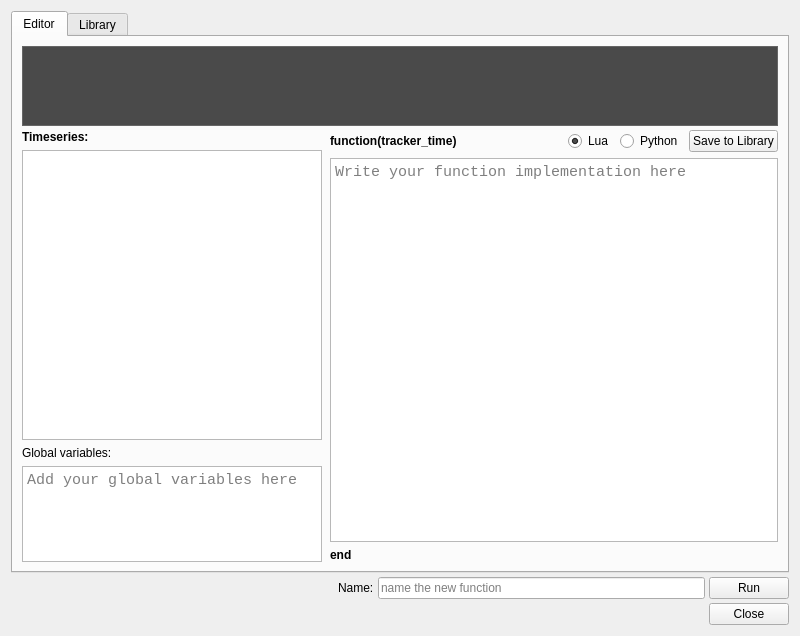
<?xml version="1.0" encoding="UTF-8"?>
<ui version="4.0">
 <class>ReactiveScriptEditorDialog</class>
 <widget class="QWidget" name="ReactiveScriptEditorDialog">
  <property name="windowTitle">
   <string>Reactive Script Editor</string>
  </property>
  <property name="minimumSize">
   <size><width>800</width><height>550</height></size>
  </property>
  <layout class="QVBoxLayout" name="mainLayout">
   <property name="spacing"><number>4</number></property>

   <item>
    <widget class="QTabWidget" name="main_tabs">
     <property name="currentIndex"><number>0</number></property>

     <!-- ==================== Tab 0: Editor ==================== -->
     <widget class="QWidget" name="editorTab">
      <attribute name="title"><string>Editor</string></attribute>
      <layout class="QVBoxLayout" name="editorTabLayout">
       <property name="spacing"><number>4</number></property>

       <!-- Terminal output (dark, full width, top) -->
       <item>
        <widget class="QPlainTextEdit" name="terminal_output">
         <property name="sizePolicy">
          <sizepolicy hsizetype="Expanding" vsizetype="Maximum">
           <horstretch>0</horstretch><verstretch>0</verstretch>
          </sizepolicy>
         </property>
         <property name="minimumSize">
          <size><width>0</width><height>12</height></size>
         </property>
         <property name="maximumSize">
          <size><width>16777215</width><height>80</height></size>
         </property>
         <property name="font">
          <font><family>Monospace</family><pointsize>10</pointsize></font>
         </property>
         <property name="styleSheet">
          <string notr="true">QPlainTextEdit {
    background-color: #4a4a4a;
    color: #f0f0f0;
    border: 1px solid #666;
    font-family: "Monospace";
}
QScrollBar:vertical {
    background: #2b2b2b;
    width: 10px;
}
QScrollBar::handle:vertical {
    background: #555;
    border-radius: 4px;
}</string>
         </property>
         <property name="readOnly"><bool>true</bool></property>
         <property name="maximumBlockCount"><number>500</number></property>
        </widget>
       </item>

       <!-- Two-column layout -->
       <item>
        <layout class="QHBoxLayout" name="columnsLayout">
         <property name="spacing"><number>8</number></property>

         <!-- Left column: Timeseries + Global variables -->
         <item>
          <widget class="QWidget" name="leftPanel" native="true">
           <property name="minimumSize">
            <size><width>200</width><height>0</height></size>
           </property>
           <property name="maximumSize">
            <size><width>300</width><height>16777215</height></size>
           </property>
           <layout class="QVBoxLayout" name="leftLayout">
            <property name="leftMargin"><number>0</number></property>
            <property name="topMargin"><number>0</number></property>
            <property name="rightMargin"><number>0</number></property>
            <property name="bottomMargin"><number>0</number></property>

            <item>
             <widget class="QLabel" name="seriesTitle">
              <property name="text"><string>Timeseries:</string></property>
              <property name="font"><font><bold>true</bold></font></property>
             </widget>
            </item>
            <item>
             <widget class="QListWidget" name="series_list">
              <property name="sizePolicy">
               <sizepolicy hsizetype="Expanding" vsizetype="Expanding">
                <horstretch>0</horstretch><verstretch>3</verstretch>
               </sizepolicy>
              </property>
             </widget>
            </item>
            <item>
             <widget class="QLabel" name="globalLabel">
              <property name="text"><string>Global variables:</string></property>
             </widget>
            </item>
            <item>
             <widget class="QPlainTextEdit" name="global_editor">
              <property name="sizePolicy">
               <sizepolicy hsizetype="Expanding" vsizetype="Expanding">
                <horstretch>0</horstretch><verstretch>1</verstretch>
               </sizepolicy>
              </property>
              <property name="font">
               <font><family>Monospace</family><pointsize>11</pointsize></font>
              </property>
              <property name="placeholderText">
               <string>Add your global variables here</string>
              </property>
             </widget>
            </item>

           </layout>
          </widget>
         </item>

         <!-- Right column: Code editor -->
         <item>
          <widget class="QWidget" name="rightPanel" native="true">
           <layout class="QVBoxLayout" name="rightLayout">
            <property name="leftMargin"><number>0</number></property>
            <property name="topMargin"><number>0</number></property>
            <property name="rightMargin"><number>0</number></property>
            <property name="bottomMargin"><number>0</number></property>

            <!-- Function header: label + language radios + save to library button -->
            <item>
             <layout class="QHBoxLayout" name="funcHeaderLayout">
              <item>
               <widget class="QLabel" name="funcLabel">
                <property name="text"><string>function(tracker_time)</string></property>
                <property name="font"><font><bold>true</bold></font></property>
               </widget>
              </item>
              <item>
               <spacer name="funcHeaderSpacer">
                <property name="orientation"><enum>Qt::Horizontal</enum></property>
                <property name="sizeHint" stdset="0">
                 <size><width>40</width><height>20</height></size>
                </property>
               </spacer>
              </item>
              <item>
               <widget class="QRadioButton" name="radio_lua">
                <property name="text"><string>Lua</string></property>
                <property name="checked"><bool>true</bool></property>
               </widget>
              </item>
              <item>
               <widget class="QRadioButton" name="radio_python">
                <property name="text"><string>Python</string></property>
               </widget>
              </item>
              <item>
               <widget class="QPushButton" name="save_button">
                <property name="text"><string>Save to Library</string></property>
               </widget>
              </item>
             </layout>
            </item>

            <!-- Main code editor -->
            <item>
             <widget class="QPlainTextEdit" name="code_editor">
              <property name="sizePolicy">
               <sizepolicy hsizetype="Expanding" vsizetype="Expanding">
                <horstretch>0</horstretch><verstretch>1</verstretch>
               </sizepolicy>
              </property>
              <property name="font">
               <font><family>Monospace</family><pointsize>11</pointsize></font>
              </property>
              <property name="placeholderText">
               <string>Write your function implementation here</string>
              </property>
             </widget>
            </item>

            <!-- end label -->
            <item>
             <widget class="QLabel" name="endLabel">
              <property name="text"><string>end</string></property>
              <property name="font"><font><bold>true</bold></font></property>
             </widget>
            </item>

           </layout>
          </widget>
         </item>

        </layout>
       </item>

      </layout>
     </widget>

     <!-- ==================== Tab 1: Library ==================== -->
     <widget class="QWidget" name="libraryTab">
      <attribute name="title"><string>Library</string></attribute>
      <layout class="QVBoxLayout" name="libraryTabLayout">

       <item>
        <widget class="QLineEdit" name="library_search">
         <property name="placeholderText"><string>Search snippets...</string></property>
        </widget>
       </item>
       <item>
        <widget class="QListWidget" name="library_list">
         <property name="minimumSize">
          <size><width>0</width><height>150</height></size>
         </property>
        </widget>
       </item>
       <item>
        <widget class="QLabel" name="previewLabel">
         <property name="text"><string>Preview:</string></property>
         <property name="font"><font><bold>true</bold></font></property>
        </widget>
       </item>
       <item>
        <widget class="QPlainTextEdit" name="library_preview">
         <property name="minimumSize">
          <size><width>0</width><height>120</height></size>
         </property>
         <property name="font">
          <font><family>Monospace</family><pointsize>10</pointsize></font>
         </property>
         <property name="readOnly"><bool>true</bool></property>
        </widget>
       </item>
       <item>
        <layout class="QHBoxLayout" name="libraryButtonLayout">
         <item>
          <widget class="QPushButton" name="library_use">
           <property name="text"><string>Use</string></property>
          </widget>
         </item>
         <item>
          <widget class="QPushButton" name="library_delete">
           <property name="text"><string>Delete</string></property>
          </widget>
         </item>
         <item>
          <spacer name="libraryButtonSpacer">
           <property name="orientation"><enum>Qt::Horizontal</enum></property>
           <property name="sizeHint" stdset="0">
            <size><width>40</width><height>20</height></size>
           </property>
          </spacer>
         </item>
        </layout>
       </item>

      </layout>
     </widget>

    </widget>
   </item>

   <!-- Bottom bar: Name + Run + Close -->
   <item>
    <layout class="QHBoxLayout" name="bottomBarLayout">
     <item>
      <spacer name="bottomLeftSpacer">
       <property name="orientation"><enum>Qt::Horizontal</enum></property>
       <property name="sizeHint" stdset="0">
        <size><width>40</width><height>20</height></size>
       </property>
      </spacer>
     </item>
     <item>
      <widget class="QLabel" name="nameLabel">
       <property name="text"><string>Name:</string></property>
      </widget>
     </item>
     <item>
      <widget class="QLineEdit" name="function_name">
       <property name="minimumSize">
        <size><width>200</width><height>0</height></size>
       </property>
       <property name="placeholderText"><string>name the new function</string></property>
      </widget>
     </item>
     <item>
      <widget class="QPushButton" name="run_button">
       <property name="text"><string>Run</string></property>
      </widget>
     </item>
    </layout>
   </item>

   <item>
    <widget class="QDialogButtonBox" name="buttonBox">
     <property name="standardButtons">
      <set>QDialogButtonBox::Close</set>
     </property>
    </widget>
   </item>

  </layout>
 </widget>
</ui>
